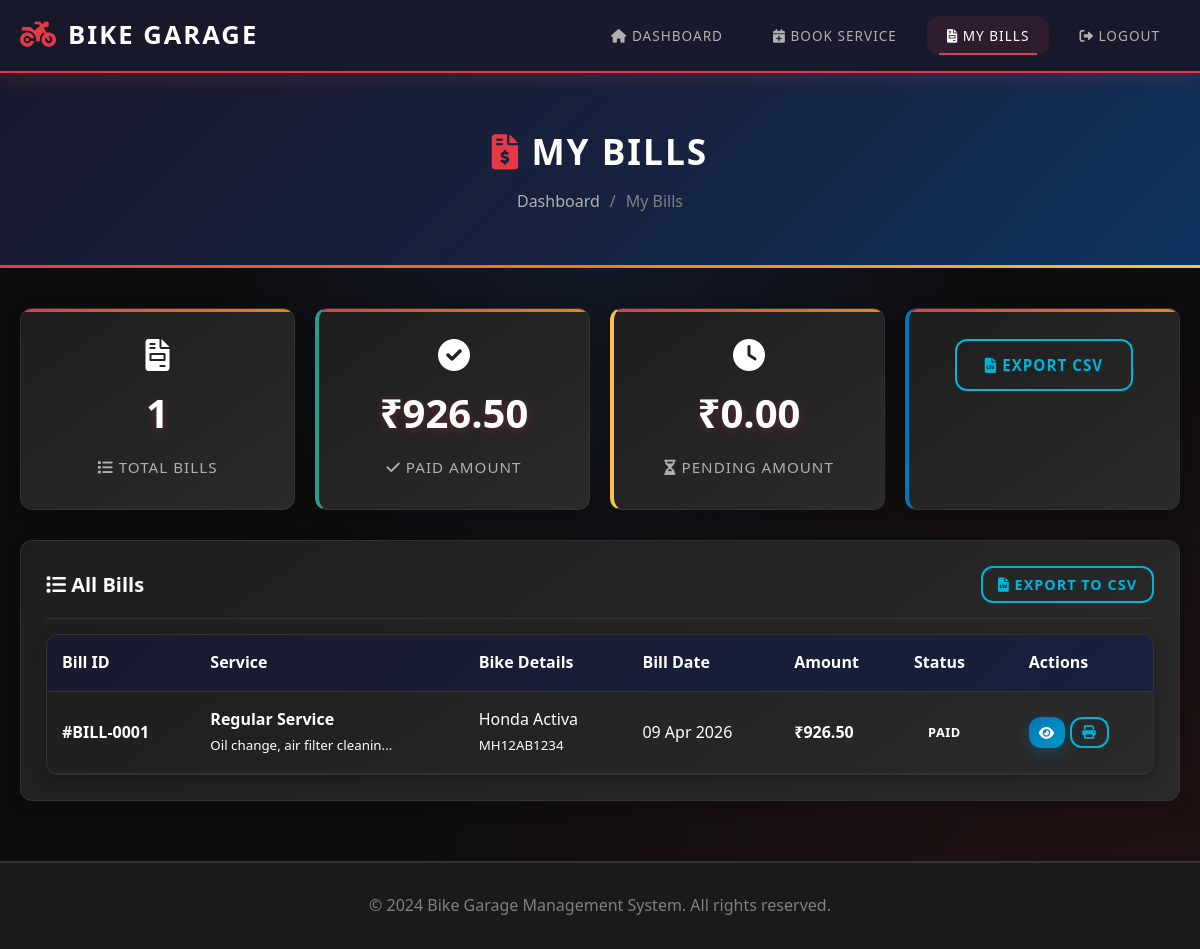
The page /user/view_bill.php (signed in) on the database its author committed.
### tables this page shows
CREATE TABLE IF NOT EXISTS billing (
    id INT AUTO_INCREMENT PRIMARY KEY,
    booking_id INT NOT NULL,
    user_id INT NOT NULL,
    service_type VARCHAR(50) NOT NULL,
    labor_charge DECIMAL(10,2) NOT NULL DEFAULT 0.00,
    parts_cost DECIMAL(10,2) NOT NULL DEFAULT 0.00,
    tax_amount DECIMAL(10,2) NOT NULL DEFAULT 0.00,
    total_amount DECIMAL(10,2) NOT NULL,
    payment_status ENUM('pending', 'paid') DEFAULT 'pending',
    payment_date TIMESTAMP NULL,
    bill_generated_at TIMESTAMP DEFAULT CURRENT_TIMESTAMP,
    FOREIGN KEY (booking_id) REFERENCES service_booking(id) ON DELETE CASCADE,
    FOREIGN KEY (user_id) REFERENCES users(id) ON DELETE CASCADE
);

CREATE TABLE IF NOT EXISTS service_booking (
    id INT AUTO_INCREMENT PRIMARY KEY,
    user_id INT NOT NULL,
    bike_model VARCHAR(100) NOT NULL,
    bike_number VARCHAR(20) NOT NULL,
    service_type VARCHAR(50) NOT NULL,
    service_description TEXT,
    booking_date DATE NOT NULL,
    preferred_time TIME,
    status ENUM('pending', 'approved', 'in_progress', 'completed', 'cancelled') DEFAULT 'pending',
    admin_notes TEXT,
    created_at TIMESTAMP DEFAULT CURRENT_TIMESTAMP,
    FOREIGN KEY (user_id) REFERENCES users(id) ON DELETE CASCADE
);

### user/view_bill.php (the view, shortened to what this page needs)
<?php
require_once '../config/db_config.php';
$userId = $_SESSION['user_id'];
$billsResult = $conn->query("SELECT b.*, sb.service_type, sb.booking_date, sb.bike_model, sb.bike_number, sb.service_description
                             FROM billing b
                             JOIN service_booking sb ON b.booking_id = sb.id
                             WHERE b.user_id = $userId
                             ORDER BY b.bill_generated_at DESC");
$totalBills = $conn->query("SELECT COUNT(*) as total FROM billing WHERE user_id = $userId")->fetch_assoc()['total'];
$paidAmount = $conn->query("SELECT COALESCE(SUM(total_amount), 0) as total FROM billing WHERE user_id = $userId AND payment_status = 'paid'")->fetch_assoc()['total'];
$pendingAmount = $conn->query("SELECT COALESCE(SUM(total_amount), 0) as total FROM billing WHERE user_id = $userId AND payment_status = 'pending'")->fetch_assoc()['total'];
?>
<!DOCTYPE html>
<html lang="en">
<head>
    <link rel="stylesheet" href="../css/style.css">
    <link rel="stylesheet" href="https://cdnjs.cloudflare.com/ajax/libs/font-awesome/6.0.0/css/all.min.css">
</head>
<body>
    <nav class="navbar">
        <div class="container">
            <a href="user_dashboard.php" class="navbar-brand">
                <i class="fas fa-motorcycle"></i> Bike Garage
            </a>
            <ul class="nav-links">
                <li><a href="user_dashboard.php"><i class="fas fa-home"></i> Dashboard</a></li>
                <li><a href="book_service.php"><i class="fas fa-calendar-plus"></i> Book Service</a></li>
                <li><a href="view_bill.php" class="active"><i class="fas fa-file-invoice"></i> My Bills</a></li>
                <li><a href="?logout=true" class="logout-btn"><i class="fas fa-sign-out-alt"></i> Logout</a></li>
            </ul>
        </div>
    </nav>
    <section class="page-header">
        <div class="container">
            <h1><i class="fas fa-file-invoice-dollar"></i> My Bills</h1>
            <div class="breadcrumb">
                <a href="user_dashboard.php">Dashboard</a> / <span>My Bills</span>
            </div>
        </div>
    </section>
    <section class="content-section">
        <div class="container">
            <div class="dashboard-grid">
                <div class="stat-card">
                    <i class="fas fa-file-invoice fa-2x" style="color: var(--secondary-color); margin-bottom: 10px;"></i>
                    <h3><?php echo $totalBills; ?></h3>
                    <p><i class="fas fa-list"></i> Total Bills</p>
                </div>
                <div class="stat-card completed">
                    <i class="fas fa-check-circle fa-2x" style="color: var(--success-color); margin-bottom: 10px;"></i>
                    <h3>₹<?php echo number_format($paidAmount, 2); ?></h3>
                    <p><i class="fas fa-check"></i> Paid Amount</p>
                </div>
                <div class="stat-card pending">
                    <i class="fas fa-clock fa-2x" style="color: var(--warning-color); margin-bottom: 10px;"></i>
                    <h3>₹<?php echo number_format($pendingAmount, 2); ?></h3>
                    <p><i class="fas fa-hourglass-half"></i> Pending Amount</p>
                </div>
                <div class="stat-card revenue">
                    <a href="?export=csv" class="btn btn-outline" style="text-decoration: none;">
                        <i class="fas fa-file-csv"></i> Export CSV
                    </a>
                </div>
            </div>
            <div class="card">
                <div class="card-header" style="display: flex; justify-content: space-between; align-items: center;">
                    <h3 class="card-title"><i class="fas fa-list"></i> All Bills</h3>
                    <a href="?export=csv" class="btn btn-outline" style="padding: 5px 15px; font-size: 0.9rem;">
                        <i class="fas fa-file-csv"></i> Export to CSV
                    </a>
                </div>
                <div class="table-container">
                    <table>
                        <thead>
                            <tr>
                                <th>Bill ID</th>
                                <th>Service</th>
                                <th>Bike Details</th>
                                <th>Bill Date</th>
                                <th>Amount</th>
                                <th>Status</th>
                                <th>Actions</th>
                            </tr>
                        </thead>
                        <tbody>
                            <?php if ($billsResult->num_rows > 0): ?>
                                <?php while ($bill = $billsResult->fetch_assoc()): ?>
                                    <tr>
                                        <td><strong>#BILL-<?php echo str_pad($bill['id'], 4, '0', STR_PAD_LEFT); ?></strong></td>
                                        <td>
                                            <strong><?php echo htmlspecialchars($bill['service_type']); ?></strong><br>
                                            <small><?php echo htmlspecialchars(substr($bill['service_description'], 0, 30)); ?>...</small>
                                        </td>
                                        <td>
                                            <?php echo htmlspecialchars($bill['bike_model']); ?><br>
                                            <small><?php echo htmlspecialchars($bill['bike_number']); ?></small>
                                        </td>
                                        <td><?php echo date('d M Y', strtotime($bill['bill_generated_at'])); ?></td>
                                        <td>
                                            <strong style="color: var(--success-color);">₹<?php echo number_format($bill['total_amount'], 2); ?></strong>
                                        </td>
                                        <td>
                                            <span class="status-badge status-<?php echo $bill['payment_status']; ?>">
                                                <?php echo ucfirst($bill['payment_status']); ?>
                                            </span>
                                        </td>
                                        <td>
                                            <div class="action-btns">
                                                <a href="?view_bill=<?php echo $bill['id']; ?>" class="btn btn-primary btn-sm" title="View Bill">
                                                    <i class="fas fa-eye"></i>
                                                </a>
                                                <button onclick="printBill(<?php echo $bill['id']; ?>)" class="btn btn-outline btn-sm" title="Print Bill">
                                                    <i class="fas fa-print"></i>
                                                </button>
                                            </div>
                                        </td>
                                    </tr>
                                <?php endwhile; ?>
                            <?php endif; ?>
                        </tbody>
                    </table>
                </div>
            </div>
        </div>
    </section>
    <footer class="footer">
        <div class="container">
            <p>&copy; 2024 Bike Garage Management System. All rights reserved.</p>
        </div>
    </footer>
</body>
</html>

### rows shown on the page
billing: id "0001", booking.service_type "Regular Service", booking.service_description "Oil change, air filter cleanin", booking.bike_model "Honda Activa", booking.bike_number "MH12AB1234", bill_generated_at "09 Apr 2026", total_amount "926.50", payment_status "PAID"

### other values the page prints
$totalBills "1"
$paidAmount "926.50"
$pendingAmount "0.00"
